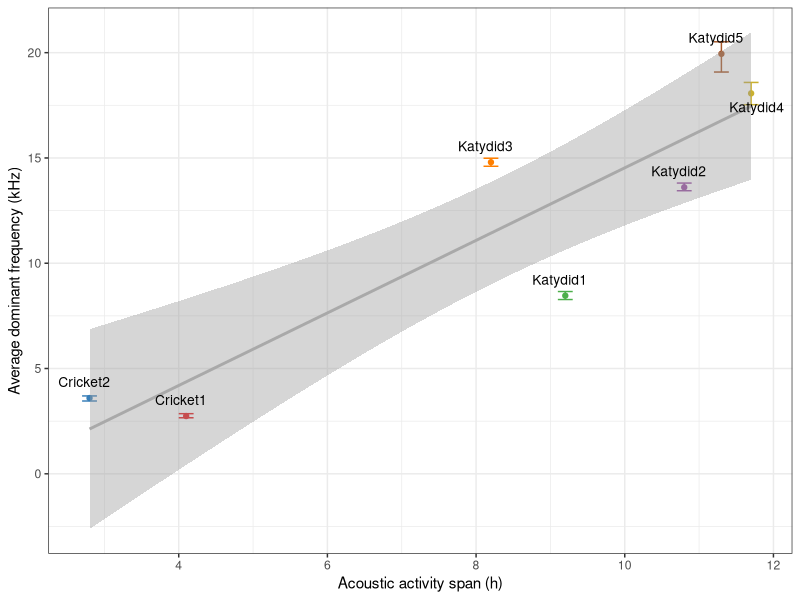

Write the R code that produced this figure.
library(dplyr)
library(ggplot2)

data<-data.frame(Hours = c(4.1,2.8,9.2,10.8,8.2,11.7,11.3),
                 Dom = c(2.742,3.597,8.46,13.606,14.797,18.069,19.946),
                 upp = c(2.855,3.698,8.656,13.808,14.987,18.587,20.518),
                 low = c(2.66,3.457,8.276,13.443,14.605,17.532,19.081),
                 species = c("Cricket1","Cricket2", "Katydid1", "Katydid2", "Katydid3", "Katydid4", "Katydid5"))

data$species <- factor(data$species,
                       levels=c("Cricket1","Cricket2", "Katydid1", "Katydid2", "Katydid3", "Katydid4", "Katydid5"))

data %>% ggplot()+
  geom_errorbar(aes(x=Hours, ymin=upp, ymax=low, color = species), width=0.2, size=0.5)+
  geom_point(aes(x = Hours, y = Dom, color = species))+
  geom_smooth(method= "glm", aes(x = Hours, y = Dom), color = "darkgray")+
  geom_text(aes(x = Hours, y = Dom, label = species), size=3.5, 
            hjust=ifelse(data$species=="Katydid4",0.4,0.6),
            vjust=ifelse(data$species=="Katydid4",1.9,-1.1))+
  scale_color_manual(values = c("#e41a1c","#377eb8","#4daf4a","#984ea3","#ff7f00",
                                "#c9b030","#a65628"))+
  labs( x ="Acoustic activity span (h)",
        y = "Average dominant frequency (kHz)"
  )+theme_bw()+
  theme(legend.position = "none")+
  scale_x_continuous(breaks = c(2,4,6,8,10,12))
